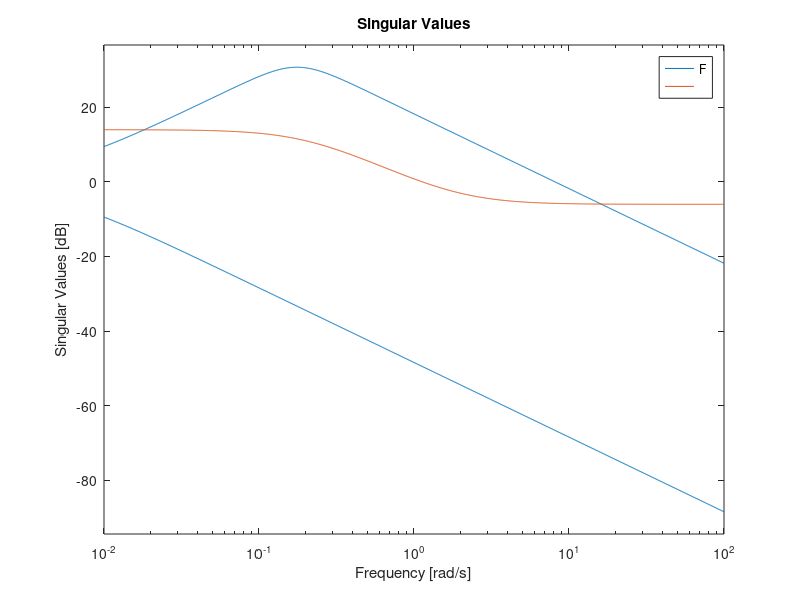
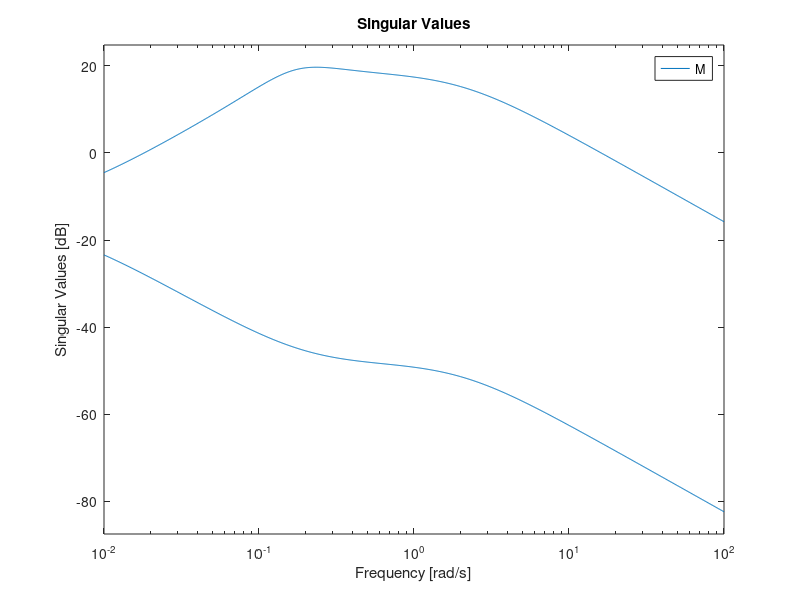

Recreate these plots in MATLAB, in order. (Note: this script raises an error after producing the figures.)
%
%   Comparison of different approaches for rubust stability analysis
%   (including mu-analysis)
%


% Definition of plant model and complementary sensitivity
s=tf('s');

wI=(s+0.2)/(0.5*s+1);

KG=1/s*[-0.0015 0; 0 -0.075]*[-87.8 1.4; -108.2 -1.4];

F=minreal(inv(eye(2,2)+KG)*KG);

M=minreal(wI*F);

% Robust stability using test for complex uncertainty
figure(1)
sigma(F,1/wI), grid

figure(2)
sigma(M), grid

% Robust stability using mu
omega=logspace(-3,2,500);
bounds=mussv(frd(M,omega),[1 0; 1 0]);

figure(3)
sigma(bounds), grid


